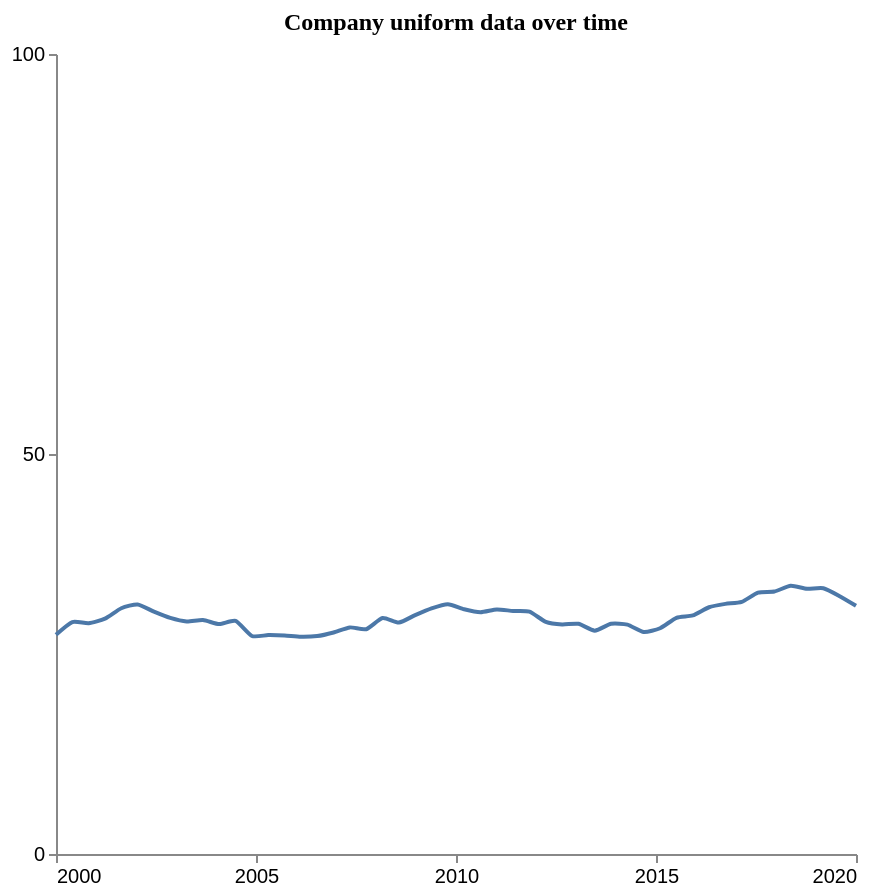

Write the Vega-Lite specification saved for this chart.
### Vega-Lite specification from a JSON file in a GitHub repository (floating-point values rounded to 4 significant figures)
{"$schema": "https://vega.github.io/schema/vega-lite/v5.json", "description": "Pattern: Uniform", "data": {"values": [{"X": 2000.0, "Y": 27.41}, {"X": 2000.0, "Y": 28.99}, {"X": 2001.0, "Y": 28.85}, {"X": 2001.0, "Y": 29.42}, {"X": 2002.0, "Y": 30.72}, {"X": 2002.0, "Y": 31.2}, {"X": 2002.0, "Y": 30.29}, {"X": 2003.0, "Y": 29.51}, {"X": 2003.0, "Y": 29.07}, {"X": 2004.0, "Y": 29.24}, {"X": 2004.0, "Y": 28.74}, {"X": 2004.0, "Y": 29.14}, {"X": 2005.0, "Y": 27.25}, {"X": 2005.0, "Y": 27.36}, {"X": 2006.0, "Y": 27.3}, {"X": 2006.0, "Y": 27.15}, {"X": 2007.0, "Y": 27.24}, {"X": 2007.0, "Y": 27.69}, {"X": 2007.0, "Y": 28.33}, {"X": 2008.0, "Y": 28.1}, {"X": 2008.0, "Y": 29.49}, {"X": 2009.0, "Y": 28.93}, {"X": 2009.0, "Y": 29.86}, {"X": 2009.0, "Y": 30.71}, {"X": 2010.0, "Y": 31.23}, {"X": 2010.0, "Y": 30.59}, {"X": 2011.0, "Y": 30.23}, {"X": 2011.0, "Y": 30.58}, {"X": 2011.0, "Y": 30.37}, {"X": 2012.0, "Y": 30.29}, {"X": 2012.0, "Y": 29.02}, {"X": 2013.0, "Y": 28.7}, {"X": 2013.0, "Y": 28.77}, {"X": 2013.0, "Y": 27.92}, {"X": 2014.0, "Y": 28.78}, {"X": 2014.0, "Y": 28.67}, {"X": 2015.0, "Y": 27.75}, {"X": 2015.0, "Y": 28.22}, {"X": 2016.0, "Y": 29.52}, {"X": 2016.0, "Y": 29.82}, {"X": 2016.0, "Y": 30.84}, {"X": 2017.0, "Y": 31.26}, {"X": 2017.0, "Y": 31.51}, {"X": 2018.0, "Y": 32.67}, {"X": 2018.0, "Y": 32.81}, {"X": 2018.0, "Y": 33.52}, {"X": 2019.0, "Y": 33.16}, {"X": 2019.0, "Y": 33.21}, {"X": 2020.0, "Y": 32.22}, {"X": 2020.0, "Y": 31.02}]}, "mark": {"type": "line", "interpolate": "cardinal", "tension": 0.4}, "encoding": {"x": {"field": "X", "type": "quantitative", "title": "", "axis": {"grid": false, "format": "d", "values": [2000, 2005, 2010, 2015, 2020], "tickSize": 4}, "scale": {"domain": [2000, 2020]}}, "y": {"field": "Y", "type": "quantitative", "title": "", "axis": {"grid": false, "format": "d", "values": [0, 50, 100], "tickSize": 4, "tickOpacity": 1}, "scale": {"domain": [0, 100]}}}, "title": {"text": "Company uniform data over time", "anchor": "middle", "font": "Tahoma", "fontSize": 12}, "config": {"lineBreak": "^", "view": {"stroke": null}}, "height": 400, "width": 400, "autosize": "pad"}
